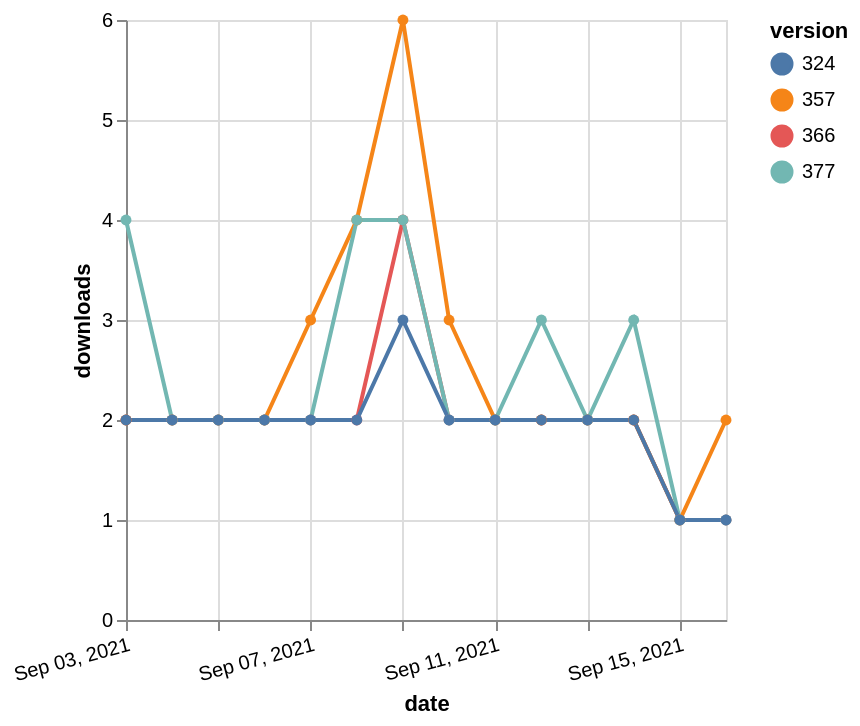

Express this chart as Vega-Lite.
### Vega-Lite specification from a JSON file in a GitHub repository (floating-point values rounded to 4 significant figures)
{"$schema": "https://vega.github.io/schema/vega-lite/v5.json", "description": "A simple bar chart with embedded data.", "data": {"values": [{"date": "2021-09-03", "total": 2307, "delta": 2, "version": "366"}, {"date": "2021-09-04", "total": 2309, "delta": 2, "version": "366"}, {"date": "2021-09-05", "total": 2311, "delta": 2, "version": "366"}, {"date": "2021-09-06", "total": 2313, "delta": 2, "version": "366"}, {"date": "2021-09-07", "total": 2315, "delta": 2, "version": "366"}, {"date": "2021-09-08", "total": 2317, "delta": 2, "version": "366"}, {"date": "2021-09-09", "total": 2321, "delta": 4, "version": "366"}, {"date": "2021-09-10", "total": 2323, "delta": 2, "version": "366"}, {"date": "2021-09-11", "total": 2325, "delta": 2, "version": "366"}, {"date": "2021-09-12", "total": 2327, "delta": 2, "version": "366"}, {"date": "2021-09-13", "total": 2329, "delta": 2, "version": "366"}, {"date": "2021-09-14", "total": 2331, "delta": 2, "version": "366"}, {"date": "2021-09-15", "total": 2332, "delta": 1, "version": "366"}, {"date": "2021-09-16", "total": 2333, "delta": 1, "version": "366"}, {"date": "2021-09-03", "total": 2886, "delta": 2, "version": "357"}, {"date": "2021-09-04", "total": 2888, "delta": 2, "version": "357"}, {"date": "2021-09-05", "total": 2890, "delta": 2, "version": "357"}, {"date": "2021-09-06", "total": 2892, "delta": 2, "version": "357"}, {"date": "2021-09-07", "total": 2895, "delta": 3, "version": "357"}, {"date": "2021-09-08", "total": 2899, "delta": 4, "version": "357"}, {"date": "2021-09-09", "total": 2905, "delta": 6, "version": "357"}, {"date": "2021-09-10", "total": 2908, "delta": 3, "version": "357"}, {"date": "2021-09-11", "total": 2910, "delta": 2, "version": "357"}, {"date": "2021-09-12", "total": 2912, "delta": 2, "version": "357"}, {"date": "2021-09-13", "total": 2914, "delta": 2, "version": "357"}, {"date": "2021-09-14", "total": 2916, "delta": 2, "version": "357"}, {"date": "2021-09-15", "total": 2917, "delta": 1, "version": "357"}, {"date": "2021-09-16", "total": 2919, "delta": 2, "version": "357"}, {"date": "2021-09-03", "total": 2123, "delta": 4, "version": "377"}, {"date": "2021-09-04", "total": 2125, "delta": 2, "version": "377"}, {"date": "2021-09-05", "total": 2127, "delta": 2, "version": "377"}, {"date": "2021-09-06", "total": 2129, "delta": 2, "version": "377"}, {"date": "2021-09-07", "total": 2131, "delta": 2, "version": "377"}, {"date": "2021-09-08", "total": 2135, "delta": 4, "version": "377"}, {"date": "2021-09-09", "total": 2139, "delta": 4, "version": "377"}, {"date": "2021-09-10", "total": 2141, "delta": 2, "version": "377"}, {"date": "2021-09-11", "total": 2143, "delta": 2, "version": "377"}, {"date": "2021-09-12", "total": 2146, "delta": 3, "version": "377"}, {"date": "2021-09-13", "total": 2148, "delta": 2, "version": "377"}, {"date": "2021-09-14", "total": 2151, "delta": 3, "version": "377"}, {"date": "2021-09-15", "total": 2152, "delta": 1, "version": "377"}, {"date": "2021-09-16", "total": 2153, "delta": 1, "version": "377"}, {"date": "2021-09-03", "total": 2555, "delta": 2, "version": "324"}, {"date": "2021-09-04", "total": 2557, "delta": 2, "version": "324"}, {"date": "2021-09-05", "total": 2559, "delta": 2, "version": "324"}, {"date": "2021-09-06", "total": 2561, "delta": 2, "version": "324"}, {"date": "2021-09-07", "total": 2563, "delta": 2, "version": "324"}, {"date": "2021-09-08", "total": 2565, "delta": 2, "version": "324"}, {"date": "2021-09-09", "total": 2568, "delta": 3, "version": "324"}, {"date": "2021-09-10", "total": 2570, "delta": 2, "version": "324"}, {"date": "2021-09-11", "total": 2572, "delta": 2, "version": "324"}, {"date": "2021-09-12", "total": 2574, "delta": 2, "version": "324"}, {"date": "2021-09-13", "total": 2576, "delta": 2, "version": "324"}, {"date": "2021-09-14", "total": 2578, "delta": 2, "version": "324"}, {"date": "2021-09-15", "total": 2579, "delta": 1, "version": "324"}, {"date": "2021-09-16", "total": 2580, "delta": 1, "version": "324"}]}, "width": "container", "mark": {"type": "line", "point": {"filled": true}}, "encoding": {"x": {"field": "date", "type": "temporal", "timeUnit": "yearmonthdate", "title": "date", "axis": {"labelAngle": -15}}, "y": {"field": "delta", "type": "quantitative", "title": "downloads"}, "color": {"field": "version", "type": "nominal"}, "tooltip": {"field": "delta"}}}
